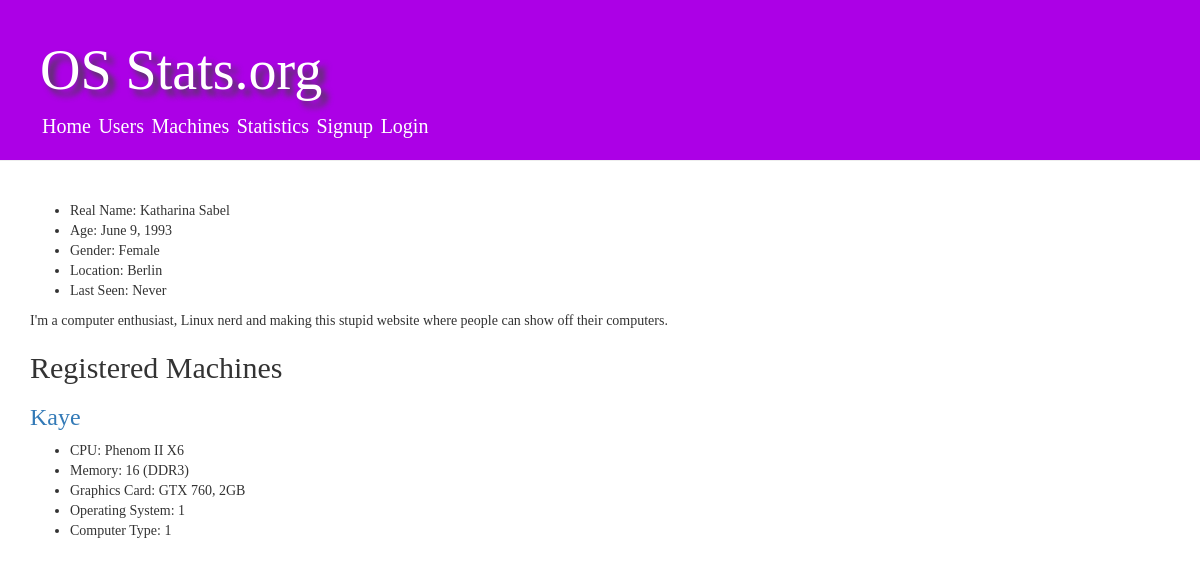
The page /user/2/ on the database as committed earlier.
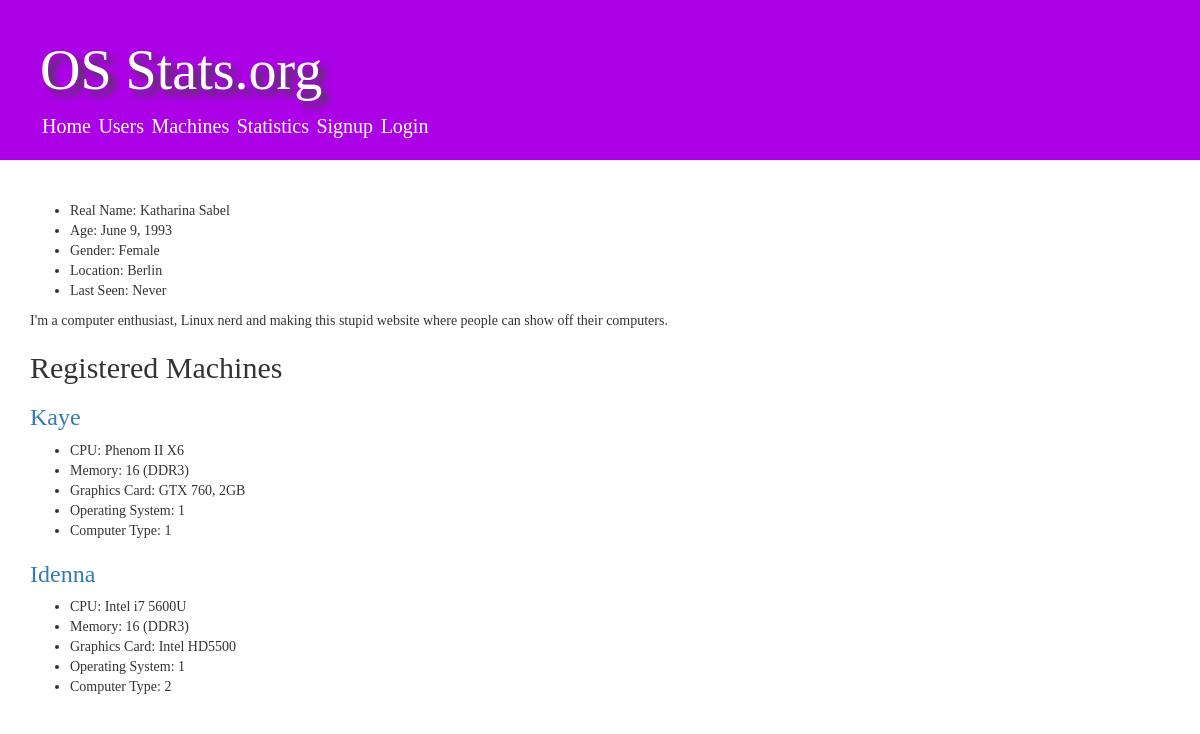
The same page on the database as committed later.
### core/models.py (models this page shows, shortened)
class Installation(models.Model):
    UNKNOWN = 'Unknown'
    LINUX = 'Linux'
    BSD = 'BSD'
    WIN = 'Windows'
    OSX = 'Mac OS X'
    DESKTOP = 'Desktop'
    LAPTOP = 'Laptop'
    SERVER = 'Server'
    COMPUTER_TYPES = (
        (UNKNOWN, 'Unknown'),
        (DESKTOP, 'Desktop'),
        (LAPTOP, 'Laptop'),
        (SERVER, 'Server'),
    )
    OPERATING_SYSTEMS = (
        (UNKNOWN, 'Unknown'),
        (LINUX, 'Linux'),
        (BSD, 'BSD'),
        (WIN, 'Windows'),
        (OSX, 'Mac OS X'),
    )
    name = models.CharField(max_length=32, default='My Computer')
    date_created = models.DateTimeField('date created')
    last_seen = models.DateTimeField('date modified')
    owner = models.ForeignKey(UserProfile, blank=True, null=True)
    cpu = models.CharField(max_length=128, default='Unknown')
    mem_type = models.CharField(max_length=16, default='Unknown')
    mem_amount = models.IntegerField(default=0)
    gpu = models.CharField(max_length=64, default='Unknown')
    type = models.CharField(max_length=16, choices=COMPUTER_TYPES, default=UNKNOWN) # TODO: Rename this to !type
    os = models.CharField(max_length=16, choices=OPERATING_SYSTEMS, default=UNKNOWN)
    distribution = models.ForeignKey(OSDistribution, blank=True, null=True)

### core/views.py (the view)
# urls.py: url(r'^user/(?P<user_id>[0-9]+)/$', views.detail_user, name='detail_user'),
def detail_user(request, user_id):
    user = get_object_or_404(UserProfile, user=user_id)
    machines = get_list_or_404(Installation, owner=user)
    context = {'user': user, 'installs': machines}
    return render(request, 'core/user.html', context)

### templates/core/user.html (shortened to what this page needs)
{% extends 'core/master.html' %}
{% block content %}
    {% if user %}
    <div>
        <ul>
            <li>Real Name: {{ user.user.first_name }} {{ user.user.last_name }}</li>
            <li>Age: {{ user.dob }}</li>
            <li>Gender: {{ user.gender }}</li>
            <li>Location: {{ user.location }}</li>
            <li>Last Seen: {% if user.user.last_login %}
                {{ user.user.last_login }}
                {% else %}
                Never</li>
                {% endif %}
        </ul>
        <p> {{ user.description }}</p>
        <h2>Registered Machines</h2>
        {% for i in installs %}
        <div>
            <h3><a href="/rig/{{ i.id }}/">{{ i.name }}</a></h3>
            <ul>
                <li>CPU: {{ i.cpu }}</li>
                <li>Memory: {{ i.mem_amount }} ({{ i.mem_type }}) </li>
                <li>Graphics Card: {{ i.gpu }}</li>
                <li>Operating System: {{ i.os }}</li>
                <li>Computer Type: {{ i.type }}</li>
            </ul>
        </div>
        {% endfor %}
    </div>
    {% else %}
        <p>No such user found!</p>
    {% endif %}
{% endblock %}

Rows that differ between the two databases and show on the page:
added Installation: name "Idenna", cpu "Intel i7 5600U", mem_amount "16", mem_type "DDR3", gpu "Intel HD5500", os "1", type "2"
